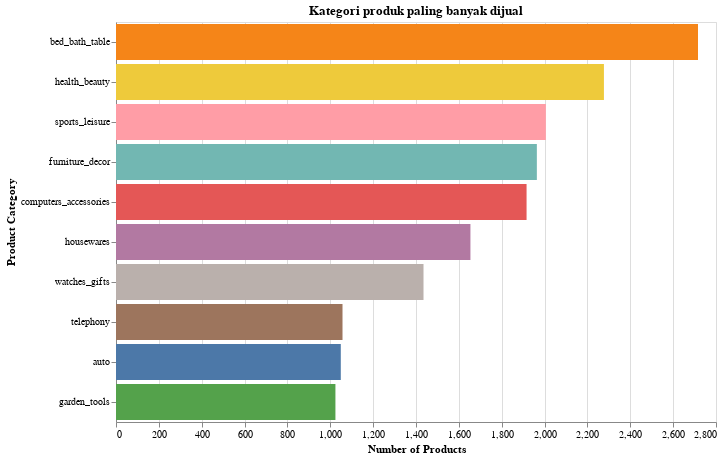

The notebook cell this image was saved under:
### Code cell
# Create the horizontal bar chart
chart = alt.Chart(sum_order_items_df).mark_bar().encode(
    x=alt.X('products', title='Number of Products'),
    y=alt.Y('product_category_name_english', sort='-x', title='Product Category'),
    color=alt.Color('product_category_name_english', legend=None),
    tooltip=['product_category_name_english', 'products']
).properties(
    title='Kategori produk paling banyak dijual',
    width=600,
    height=400
)

# Display the chart
chart

### Figure 1 — Vega-Lite specification as saved in the notebook (floating-point values rounded to 4 significant figures)
{"config": {"view": {"continuousWidth": 300, "continuousHeight": 300}}, "data": {"name": "data-8e659e0dfb7f821e2049c6dc658d6920"}, "mark": {"type": "bar"}, "encoding": {"color": {"field": "product_category_name_english", "legend": null, "type": "nominal"}, "tooltip": [{"field": "product_category_name_english", "type": "nominal"}, {"field": "products", "type": "quantitative"}], "x": {"field": "products", "title": "Number of Products", "type": "quantitative"}, "y": {"field": "product_category_name_english", "sort": "-x", "title": "Product Category", "type": "nominal"}}, "height": 400, "title": "Kategori produk paling banyak dijual", "width": 600, "$schema": "https://vega.github.io/schema/vega-lite/v5.20.1.json", "datasets": {"data-8e659e0dfb7f821e2049c6dc658d6920": [{"product_category_name_english": "bed_bath_table", "products": 2716}, {"product_category_name_english": "health_beauty", "products": 2277}, {"product_category_name_english": "sports_leisure", "products": 2006}, {"product_category_name_english": "furniture_decor", "products": 1964}, {"product_category_name_english": "computers_accessories", "products": 1916}, {"product_category_name_english": "housewares", "products": 1654}, {"product_category_name_english": "watches_gifts", "products": 1435}, {"product_category_name_english": "telephony", "products": 1057}, {"product_category_name_english": "auto", "products": 1049}, {"product_category_name_english": "garden_tools", "products": 1024}]}}
